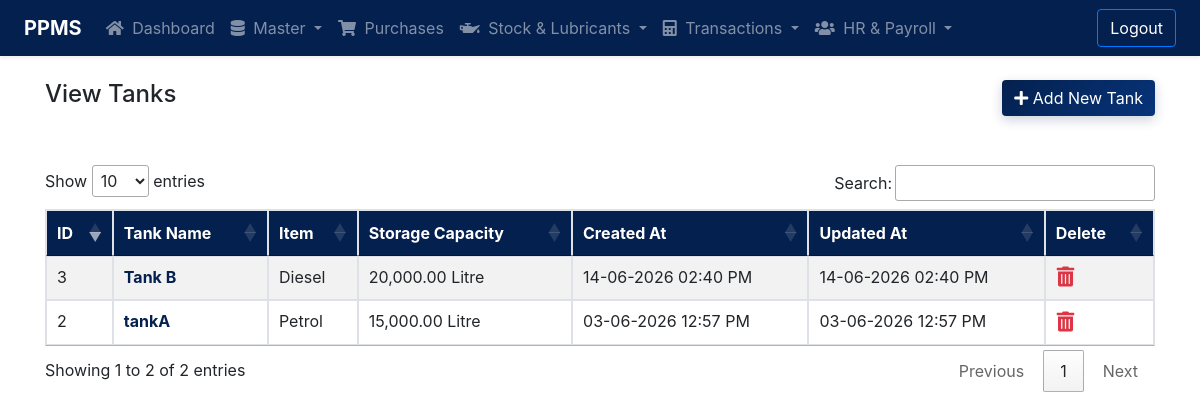
The app's page /tanks/tanks-list.php (signed in), older data.
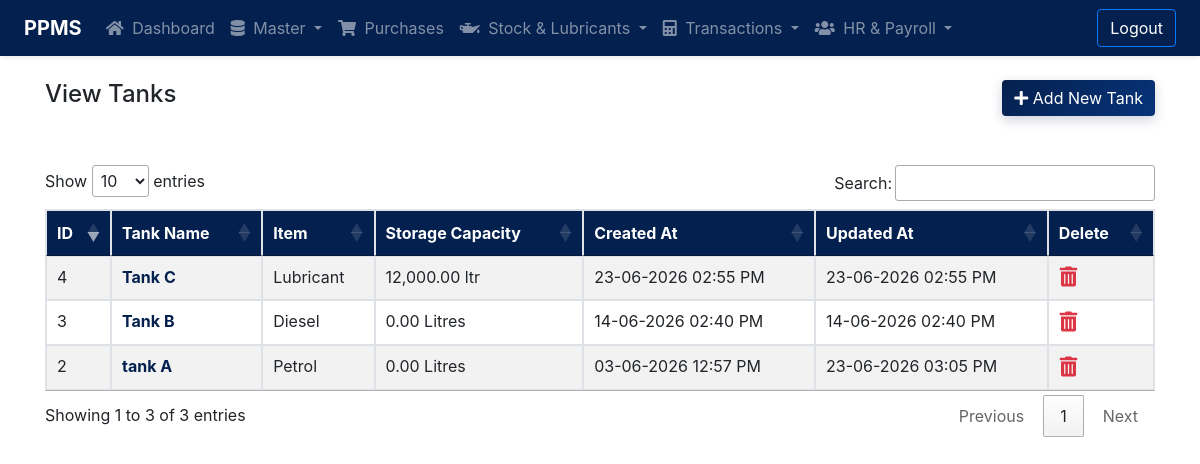
The same page, newer data.
### tables this page shows
CREATE TABLE `tbl_tanks` (
  `id` int(11) NOT NULL,
  `tank_name` varchar(128) NOT NULL,
  `item_id` int(11) NOT NULL,
  `storage_capacity` decimal(12,2) NOT NULL DEFAULT 0.00,
  `created_at` datetime NOT NULL DEFAULT current_timestamp(),
  `updated_at` datetime NOT NULL DEFAULT current_timestamp() ON UPDATE current_timestamp()
);

CREATE TABLE `tbl_items` (
  `id` int(11) NOT NULL,
  `name` varchar(128) NOT NULL,
  `cash_rate` decimal(10,2) NOT NULL,
  `credit_rate` decimal(10,2) NOT NULL DEFAULT 0.00,
  `purchase_rate` decimal(10,2) NOT NULL DEFAULT 0.00,
  `unit` varchar(64) NOT NULL DEFAULT '',
  `created_at` datetime NOT NULL DEFAULT current_timestamp(),
  `updated_at` datetime NOT NULL DEFAULT current_timestamp() ON UPDATE current_timestamp()
);

### tanks/tanks-list.php (the view, shortened to what this page needs)
<?php
require '../include/config.php';
?>
<!DOCTYPE html>
<html lang="en">
  <head>
		<link rel="stylesheet" href="https://stackpath.bootstrapcdn.com/bootstrap/4.3.1/css/bootstrap.min.css">
		<link rel="stylesheet" href="https://cdnjs.cloudflare.com/ajax/libs/font-awesome/5.11.2/css/all.min.css" />
		<link rel="stylesheet" href="https://cdn.jsdelivr.net/gh/fancyapps/fancybox@3.5.7/dist/jquery.fancybox.min.css" />
		<link rel="stylesheet" href="https://cdn.datatables.net/1.10.20/css/jquery.dataTables.min.css" />
		<link rel="stylesheet" href="../include/style.css?v=1.0.1" />
	</head>
	<body>
        <?php include('../include/navbar.php');?>
		<main class="main">
			<div class="container pt-4 pb-4">
				<div class="row mb-5 align-items-center">
					<div class="col-md-6">
						<h4>View Tanks</h4>
					</div>
					<div class="col-md-6 text-right">
						<a href="add-tank.php" class="btn btn-primary"><i class="fas fa-plus"></i> Add New Tank</a>
					</div>
				</div>
				<table id="tanksListTable" class="table table-striped table-bordered">
					<thead>
						<tr>
							<th>ID</th>
							<th>Tank Name</th>
							<th>Item</th>
							<th>Storage Capacity</th>
							<th>Created At</th>
							<th>Updated At</th>
							<th>Delete</th>
						</tr>
					</thead>
					<tbody>
						<?php
						$sql = "SELECT t.id, t.tank_name, t.storage_capacity, t.created_at, t.updated_at, i.name AS item_name, i.unit AS item_unit
								FROM tbl_tanks t
								LEFT JOIN tbl_items i ON t.item_id = i.id
								ORDER BY t.id DESC";
						$result = mysqli_query($connection, $sql);
						if ($result && mysqli_num_rows($result) > 0) {
							while ($row = mysqli_fetch_assoc($result)) {
								$unit_suffix = !empty($row['item_unit']) ? ' ' . htmlspecialchars($row['item_unit']) : ' Litres';
								echo'
									<tr>
										<td>'.$row['id'].'</td>
										<td><a href="edit-tank.php?id='.$row['id'].'" class="font-weight-bold" style="color: var(--primary-color);">'.htmlspecialchars($row['tank_name']).'</a></td>
										<td>'.htmlspecialchars($row['item_name'] ?? '-').'</td>
										<td>'.number_format($row['storage_capacity'], 2) . $unit_suffix . '</td>
										<td>'.date("d-m-Y h:i A", strtotime($row['created_at'])).'</td>
										<td>'.date("d-m-Y h:i A", strtotime($row['updated_at'])).'</td>
										<td><a class="btn btn-large btn-link p-0 text-danger" onclick="deletetank('.$row['id'].')"><i class="fas fa-trash-alt" style="font-size:20px;"></i></a></td>
									</tr>';
							}
						}
						?>
					</tbody>
				</table>
			</div>
		</main>
    </body>
</html>

Row changes from the older to the newer data that the page shows:
added tbl_tanks: id "4", tank_name "Tank C", item.name "Lubricant", storage_capacity "12,000.00", item.unit "ltr", created_at "23-06-2026 02:55 PM", updated_at "23-06-2026 02:55 PM"
changed tbl_tanks "Tank B": storage_capacity "20,000.00" → "0.00"; item.unit "Litre" → "Litres"
changed tbl_tanks "Petrol": tank_name "tankA" → "tank A"; storage_capacity "15,000.00" → "0.00"; item.unit "Litre" → "Litres"; updated_at "03-06-2026 12:57 PM" → "23-06-2026 03:05 PM"
Text that changed along with them:
text written by a page script: "Show entries Search: Showing 1 to 2 of 2 entries Previous 1 Next" → "Show entries Search: Showing 1 to 3 of 3 entries Previous 1 Next"
